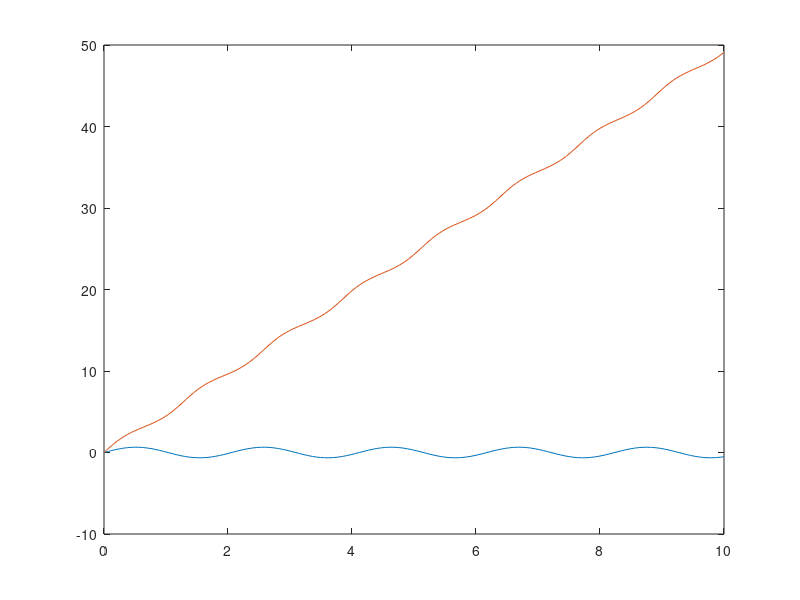
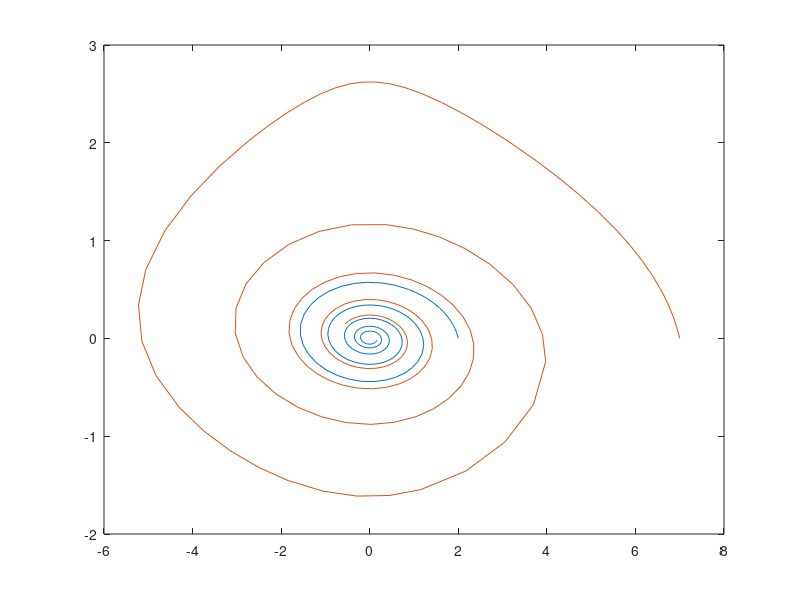
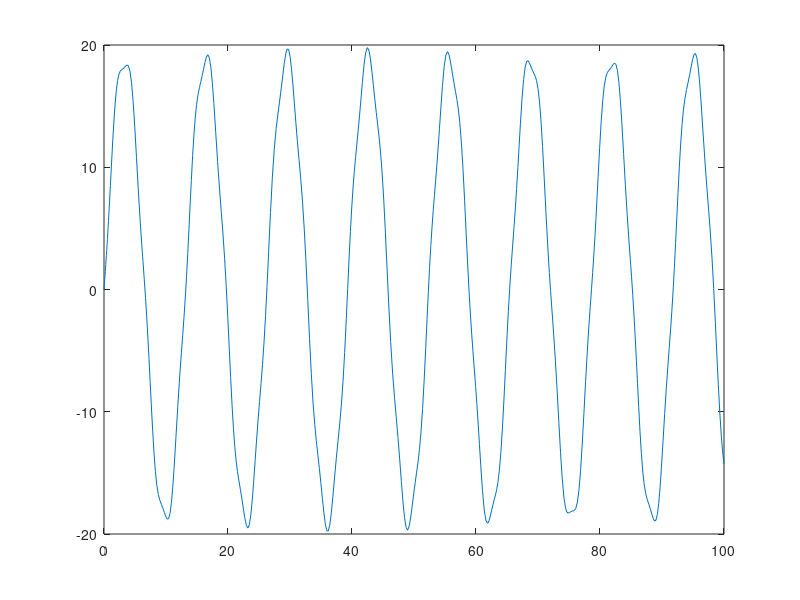
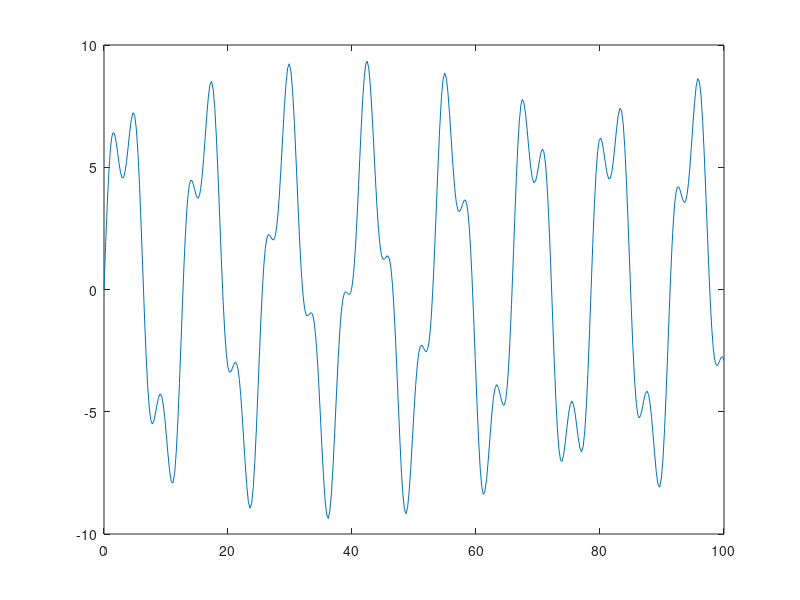

The MATLAB source for these figures, in order:
fprintf('Practica Matlab 2\n');

%Jose Granger Salgado - A01023661

% Variables

k = 0.23;
l = 1;
g = 9.81;
a = 0.5;
M = 1;
F0 = 1;

%Variables Ejercio 1

x1o = 0;
v1o = 2;
x2o = 0;
v2o = 7;

%Ejericio 1

[t,x] = ode45(@(t,x) [x(2); (-g/l)*sin(x(1))], [0 10], [x1o,v1o]);
[t2,x2] = ode45(@(t2,x2) [x2(2); (-g/l)*sin(x2(1))], [0 10], [x2o,v2o]);

figure(1)
plot(t,x(:,1))
hold on
plot(t2,x2(:,1))

%-----------------------------------------------------------------
clear all;

k = 0.23;
l = 1;
g = 9.81;
a = 0.5;
M = 1;
F0 = 1;

%Variables Ejercio 2

x1o = 0;
v1o = 2;
x2o = 0;
v2o = 7;

%Ejercicio 2

[t3,x3] = ode45(@(t3,x3) [x3(2); (-g/l)*sin(x3(1))-a*(x3(2))], [0 10], [x1o,v1o]);
[t4,x4] = ode45(@(t4,x4) [x4(2); (-g/l)*sin(x4(1))-a*(x4(2))], [0 10], [x2o,v2o]);

figure(2)
plot(x3(:,2),x3(:,1))
hold on
plot(x4(:,2),x4(:,1))

%-----------------------------------------------------------------
clear all;

k = 0.23;
l = 1;
g = 9.81;
a = 0.5;
F0 = 5;
M = 1;
w = sqrt(k/M);

x1o = 0;
v1o = 2;
x2o = 0;
v2o = 7;

symb1 = w+2;
symb2 = w-2;
symb3 = w;





%Ejercicio 3

[t5,x5] = ode45(@(t5,x5) [x5(2); (-k*x5(1)+(F0*sin(symb1*t5)))/M], [0 100], [x1o,v1o]);
[t6,x6] = ode45(@(t6,x6) [x6(2); (-k*x6(1)+(F0*sin(symb2*t6)))/M], [0 100], [x1o,v1o]);
[t7,x7] = ode45(@(t7,x7) [x7(2); (-k*x7(1)+(F0*sin(symb3*t7)))/M], [0 100], [x1o,v1o]);
[t8,x8] = ode45(@(t8,x8) [x8(2); (-k*x8(1)+(F0*sin(symb1*t8)))/M], [0 100], [x2o,v2o]);
[t9,x9] = ode45(@(t9,x9) [x9(2); (-k*x9(1)+(F0*sin(symb2*t9)))/M], [0 100], [x2o,v2o]);
[t0,x0] = ode45(@(t0,x0) [x0(2); (-k*x0(1)+(F0*sin(symb3*t0)))/M], [0 100], [x2o,v2o]);


% Firgure 3

 figure(3)
    plot(t5, x5(:,1))
    plot(t8, x8(:,1))
    hold on
    figure(4)
    plot(t6, x6(:,1))
    plot(t9, x9(:,1))
    hold on
    figure(5)
    plot(t7, x7(:,1))
    plot(t0, x0(:,1))
    hold on


